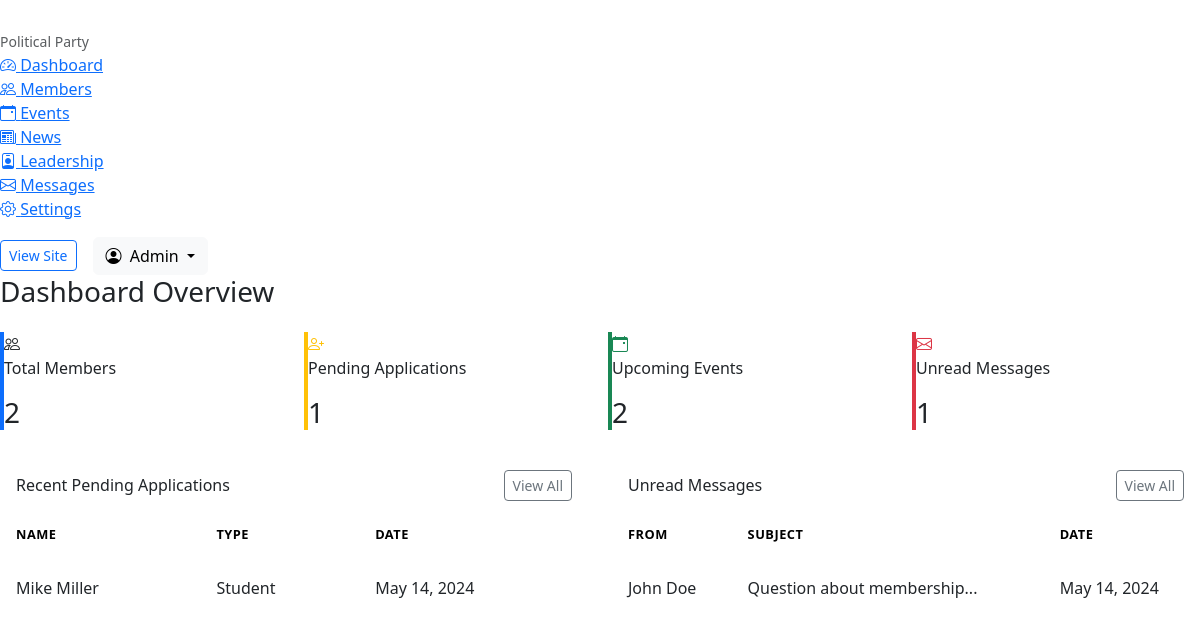
Page /admin/dashboard.php (signed in) on the committed database.
### tables this page shows
CREATE TABLE `members` (
  `id` int(11) NOT NULL,
  `first_name` varchar(50) NOT NULL,
  `last_name` varchar(50) NOT NULL,
  `email` varchar(100) NOT NULL,
  `phone` varchar(20) DEFAULT NULL,
  `address` text DEFAULT NULL,
  `region` varchar(100) DEFAULT NULL,
  `membership_type` varchar(50) NOT NULL,
  `status` enum('Pending','Approved','Rejected') NOT NULL DEFAULT 'Pending',
  `created_at` timestamp NOT NULL DEFAULT current_timestamp()
);

CREATE TABLE `contact_messages` (
  `id` int(11) NOT NULL,
  `name` varchar(100) NOT NULL,
  `email` varchar(100) NOT NULL,
  `phone` varchar(20) DEFAULT NULL,
  `subject` varchar(200) NOT NULL,
  `message` text NOT NULL,
  `status` enum('Unread','Read','Resolved') NOT NULL DEFAULT 'Unread',
  `created_at` timestamp NOT NULL DEFAULT current_timestamp()
);

### includes/functions.php (called while the page is built, shortened)
<?php
function h($string) {
    return htmlspecialchars((string)$string, ENT_QUOTES, 'UTF-8');
}
function format_date($date, $format = 'F j, Y') {
    $d = new DateTime($date);
    return $d->format($format);
}

### admin/dashboard.php (the view, shortened to what this page needs)
<?php
require_once '../includes/admin_header.php';
$stats = [
    'members' => $conn->query("SELECT COUNT(*) FROM members")->fetch_row()[0],
    'pending_members' => $conn->query("SELECT COUNT(*) FROM members WHERE status = 'Pending'")->fetch_row()[0],
    'events' => $conn->query("SELECT COUNT(*) FROM events WHERE status = 'Upcoming'")->fetch_row()[0],
    'news' => $conn->query("SELECT COUNT(*) FROM news")->fetch_row()[0],
    'unread_messages' => $conn->query("SELECT COUNT(*) FROM contact_messages WHERE status = 'Unread'")->fetch_row()[0],
];
$recent_apps = $conn->query("SELECT id, first_name, last_name, email, membership_type, created_at FROM members WHERE status = 'Pending' ORDER BY created_at DESC LIMIT 5")->fetch_all(MYSQLI_ASSOC);
$recent_messages = $conn->query("SELECT id, name, subject, created_at FROM contact_messages WHERE status = 'Unread' ORDER BY created_at DESC LIMIT 5")->fetch_all(MYSQLI_ASSOC);
?>
<div class="d-flex justify-content-between align-items-center mb-4">
    <h2 class="h3 mb-0 text-gray-800">Dashboard Overview</h2>
</div>
<div class="row g-3 mb-4">
    <div class="col-xl-3 col-md-6">
        <div class="stat-card border-start border-primary border-4">
            <div class="stat-icon"><i class="bi bi-people"></i></div>
            <div class="stat-details">
                <p>Total Members</p>
                <h3><?= number_format($stats['members']) ?></h3>
            </div>
        </div>
    </div>
    <div class="col-xl-3 col-md-6">
        <div class="stat-card border-start border-warning border-4">
            <div class="stat-icon text-warning"><i class="bi bi-person-plus"></i></div>
            <div class="stat-details">
                <p>Pending Applications</p>
                <h3><?= number_format($stats['pending_members']) ?></h3>
            </div>
        </div>
    </div>
    <div class="col-xl-3 col-md-6">
        <div class="stat-card border-start border-success border-4">
            <div class="stat-icon text-success"><i class="bi bi-calendar-event"></i></div>
            <div class="stat-details">
                <p>Upcoming Events</p>
                <h3><?= number_format($stats['events']) ?></h3>
            </div>
        </div>
    </div>
    <div class="col-xl-3 col-md-6">
        <div class="stat-card border-start border-danger border-4">
            <div class="stat-icon text-danger"><i class="bi bi-envelope"></i></div>
            <div class="stat-details">
                <p>Unread Messages</p>
                <h3><?= number_format($stats['unread_messages']) ?></h3>
            </div>
        </div>
    </div>
</div>
<div class="row gy-4">
    <div class="col-lg-6">
        <div class="card shadow-sm border-0 h-100">
            <div class="card-header bg-white d-flex justify-content-between align-items-center">
                <h6 class="m-0 font-weight-bold">Recent Pending Applications</h6>
                <a href="members.php" class="btn btn-sm btn-outline-secondary">View All</a>
            </div>
            <div class="card-body p-0">
                <div class="table-responsive">
                    <table class="table table-hover align-middle mb-0">
                        <thead class="table-light">
                            <tr>
                                <th>Name</th>
                                <th>Type</th>
                                <th>Date</th>
                            </tr>
                        </thead>
                        <tbody>
                            <?php if(empty($recent_apps)): ?>
                                <tr><td colspan="3" class="text-center text-muted py-3">No pending applications.</td></tr>
                            <?php else: ?>
                                <?php foreach($recent_apps as $app): ?>
                                    <tr>
                                        <td><?= h($app['first_name'] . ' ' . $app['last_name']) ?></td>
                                        <td><?= h($app['membership_type']) ?></td>
                                        <td><?= format_date($app['created_at'], 'M j, Y') ?></td>
                                    </tr>
                                <?php endforeach; ?>
                            <?php endif; ?>
                        </tbody>
                    </table>
                </div>
            </div>
        </div>
    </div>
    <div class="col-lg-6">
        <div class="card shadow-sm border-0 h-100">
            <div class="card-header bg-white d-flex justify-content-between align-items-center">
                <h6 class="m-0 font-weight-bold">Unread Messages</h6>
                <a href="messages.php" class="btn btn-sm btn-outline-secondary">View All</a>
            </div>
            <div class="card-body p-0">
                <div class="table-responsive">
                    <table class="table table-hover align-middle mb-0">
                        <thead class="table-light">
                            <tr>
                                <th>From</th>
                                <th>Subject</th>
                                <th>Date</th>
                            </tr>
                        </thead>
                        <tbody>
                            <?php if(empty($recent_messages)): ?>
                                <tr><td colspan="3" class="text-center text-muted py-3">No unread messages.</td></tr>
                            <?php else: ?>
                                <?php foreach($recent_messages as $msg): ?>
                                    <tr>
                                        <td><?= h($msg['name']) ?></td>
                                        <td><?= h(substr($msg['subject'], 0, 30)) ?>...</td>
                                        <td><?= format_date($msg['created_at'], 'M j, Y') ?></td>
                                    </tr>
                                <?php endforeach; ?>
                            <?php endif; ?>
                        </tbody>
                    </table>
                </div>
            </div>
        </div>
    </div>
</div>
<?php require_once '../includes/admin_footer.php'; ?>

### assets/css/admin.css (style rules this page uses)
body { background-color: var(--surface-color); }
.card { border: 1px solid var(--border-color); border-radius: var(--border-radius-md); box-shadow: none !important; background-color: var(--bg-color); }
.card-header { background-color: var(--bg-color); border-bottom: 1px solid var(--border-color); font-weight: 600; }
.table { color: var(--text-color); margin-bottom: 0; }
.table th { font-weight: 600; text-transform: uppercase; font-size: 0.8rem; letter-spacing: 0.5px; color: var(--text-muted); border-bottom: 2px solid var(--border-color); background-color: var(--surface-color); padding: 1rem; }
.table td { padding: 1rem; vertical-align: middle; border-bottom: 1px solid var(--border-color); }

### rows in the picture
members: first_name+last_name "Mike Miller", membership_type "Student", created_at "May 14, 2024"
contact_messages: name "John Doe", subject "Question about membership", created_at "May 14, 2024"

### other values in the picture
APP_NAME "Political Party"
$stats['members'] "2"
$stats['pending_members'] "1"
$stats['events'] "2"
$stats['unread_messages'] "1"
